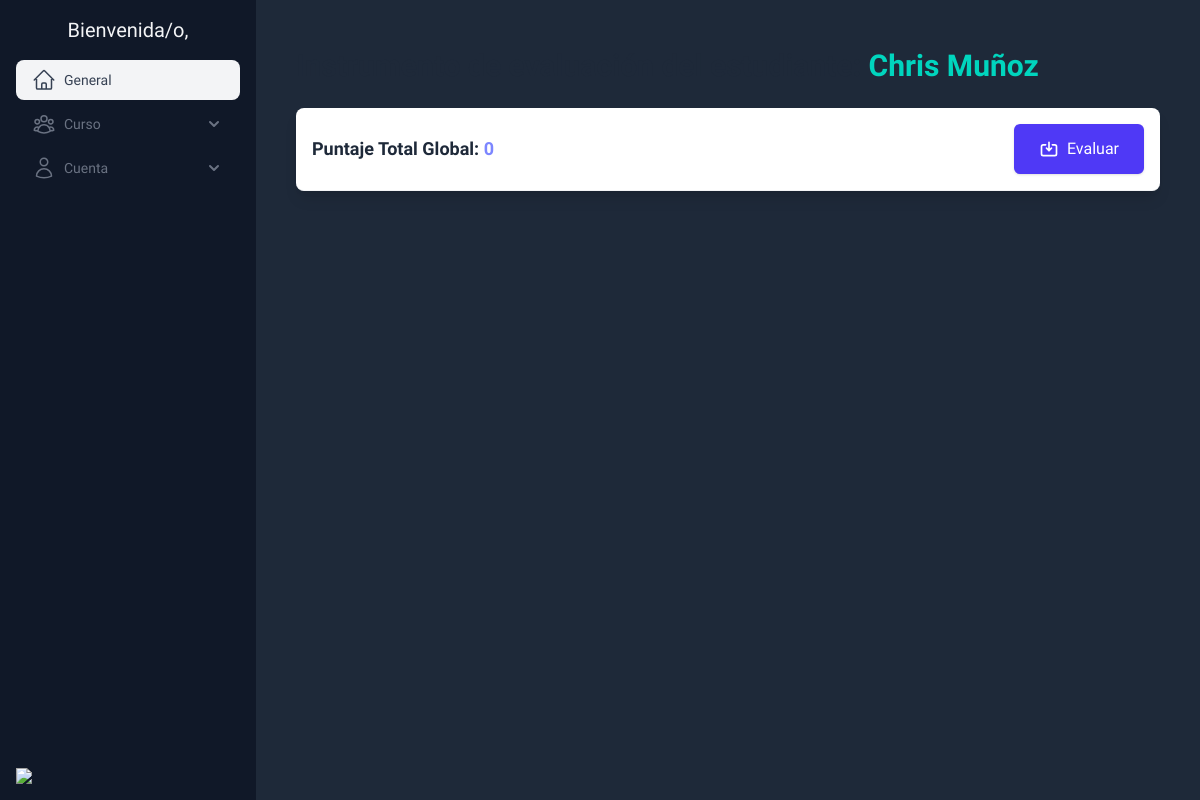
The page /instrumentos/2 on the database as committed earlier.
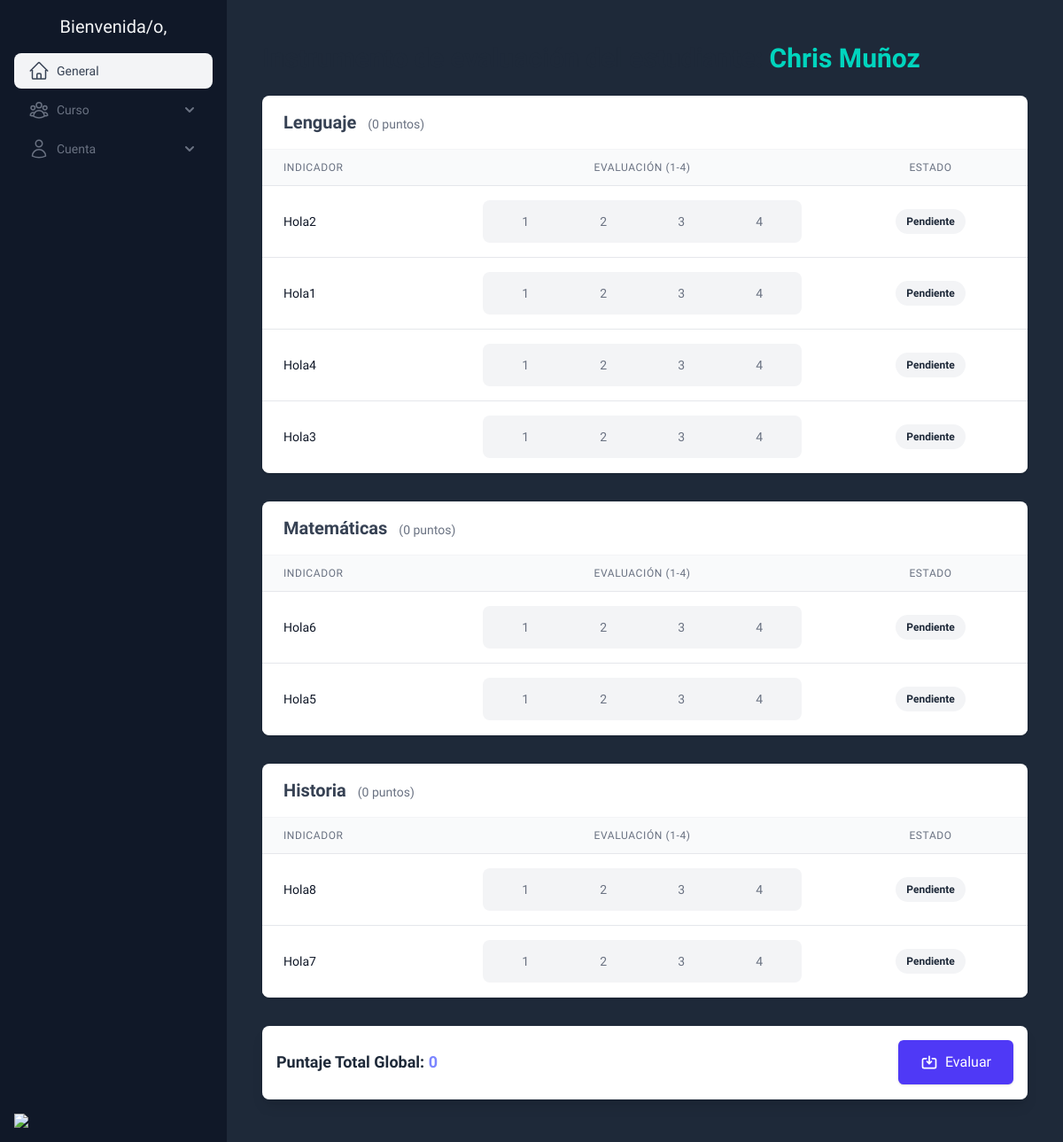
The same page on the database as committed later.
### core/models.py (models this page shows, shortened)
class Asignatura(models.Model):
    nombre = models.CharField(max_length=100)

### paciApp/models.py (models this page shows, shortened)
class Indicador(models.Model):
    indicador = models.CharField(max_length=150, null=True)
    paci = models.ForeignKey(PaciAppModel, on_delete=models.CASCADE, related_name='indicadores_paci', null=True)

### instrumentosApp/views.py (the view)
# urls.py: path('', index, name='index'),
def index(request, id):
    estudiante = get_student(request, id)
    paci_estudiante = (
        PaciAppModel.objects
        .filter(student_id=estudiante.id)
        .select_related("subject", "axis")
        .prefetch_related(
            Prefetch(
                'indicadores_paci',                       # relación existente en tu modelo
                queryset=Indicador.objects.all(),         # opcional: añadir filtros si los necesitas
                to_attr='indicadores'                     # cada PaciAppModel tendrá .indicadores
            )
        )
    )
    asignaturas = (
        Asignatura.objects
            .filter(
                paci_subject__student_id=estudiante.id
            )
            .prefetch_related(
                Prefetch(
                    'paci_subject',
                    queryset=paci_estudiante,
                    to_attr='paci_estudiante'
                )
            )
        ).distinct()
    context = {
        "estudiante": estudiante,
        "asignatura": asignaturas
    }
    return render(request, "indicadores.html", context)

### instrumentosApp/views.py (called while the page is built)
def get_student(request, id):
    estudiante = get_object_or_404(Estudiante, id=id)
    return estudiante

### instrumentosApp/templates/indicadores.html (shortened to what the changed rows need)
{% extends 'base.html' %}
{% block content %}
<div class="container mx-auto px-4 py-6">
    <div class="flex justify-between items-center mb-6">
        <h1 class="text-3xl font-bold text-gray-800 dark:text-white">
            Instrumento de evaluación del estudiante: <span class="text-teal-400">{{estudiante.first_name}}
                {{estudiante.last_name}}</span>
        </h1>
    </div>
    <form action="{% url 'instrumentosApp:evaluar_estudiante' estudiante.id%}" method="POST" id="evaluacionForm">
        {% for asig in asignatura %}
        <div class="mb-8 border-b bg-white dark:bg-gray-800 rounded-lg shadow overflow-hidden">
            <div class="flex justify-between dark:bg-gray-700 px-6 py-4 border-b dark:border-gray-600">
                <h2 class="text-xl font-semibold text-gray-700 dark:text-gray-200">
                    {{ asig.nombre }}
                    <span class="text-sm font-normal ml-2 text-gray-500" id="resumen_asig_{{ asig.id }}">(0
                        puntos)</span>
                </h2>
            </div>
            <div class="overflow-x-auto">
                <table class="min-w-full divide-y divide-gray-200 dark:divide-gray-700">
                    <thead class="bg-gray-50 dark:bg-gray-900">
                        <tr>
                            <th class="px-6 py-3 text-left text-xs font-medium text-gray-500 uppercase tracking-wider">
                                Indicador</th>
                            <th
                                class="px-6 py-3 text-center text-xs font-medium text-gray-500 uppercase tracking-wider w-1/2">
                                Evaluación (1-4)</th>
                            <th
                                class="px-6 py-3 text-center text-xs font-medium text-gray-500 uppercase tracking-wider">
                                Estado</th>
                        </tr>
                    </thead>
                    <tbody class="bg-white divide-y divide-gray-200 dark:bg-gray-800 dark:divide-gray-700">
                        {% for paci in asig.paci_estudiante %}
                        {% for indi in paci.indicadores %}
                        <tr class="hover:bg-gray-50 dark:hover:bg-gray-700 transition-colors">
                            <td class="w-80 px-6 py-4 text-sm text-gray-900 dark:text-gray-300" name="indi_{{asig.nombre}}">
                                {{ indi.indicador }}
                            </td>
                            <td class="px-6 py-4 whitespace-nowrap text-center">
                                <div class="inline-flex gap-2 bg-gray-100 dark:bg-gray-900 rounded-lg p-2" role="group">
                                    {% for valor in "1234" %}
                                    <label class="relative flex items-center justify-center cursor-pointer group">
                                        <span class="w-20 h-8 flex items-center justify-center rounded-md text-sm font-medium text-gray-500 transition-all duration-150 ease-in
                                                peer-checked:bg-indigo-600 peer-checked:text-white peer-checked:shadow-md
                                                group-hover:text-indigo-600 peer-checked:group-hover:text-white">
                                            {{ valor }}
                                        </span>
                                    </label>
                                    {% endfor %}
                                </div>
                            </td>
                            <td class="w-80 px-6 py-4 whitespace-nowrap text-center">
                                <span id="estado_{{ indi.id }}_{{ asig.id }}"
                                    class="px-3 py-1 inline-flex text-xs leading-5 font-semibold rounded-full bg-gray-100 text-gray-800 transition-all duration-150 ease-in">
                                    Pendiente
                                </span>
                            </td>
                        </tr>
                        {% endfor %}
                        {% endfor %}
                    </tbody>
                </table>
            </div>
        </div>
        {% endfor %}
    </form>
</div>
{% endblock %}

Rows that differ between the two databases and show on the page:
now on this page (row unchanged): Asignatura: nombre "Lenguaje"
added Indicador: indicador "Hola2", valor "1" "2" "3" "4"
added Indicador: indicador "Hola1", valor "1" "2" "3" "4"
added Indicador: indicador "Hola4", valor "1" "2" "3" "4"
added Indicador: indicador "Hola3", valor "1" "2" "3" "4"
now on this page (row unchanged): Asignatura: nombre "Matemáticas"
added Indicador: indicador "Hola6", valor "1" "2" "3" "4"
added Indicador: indicador "Hola5", valor "1" "2" "3" "4"
now on this page (row unchanged): Asignatura: nombre "Historia"
added Indicador: indicador "Hola8", valor "1" "2" "3" "4"
added Indicador: indicador "Hola7", valor "1" "2" "3" "4"
